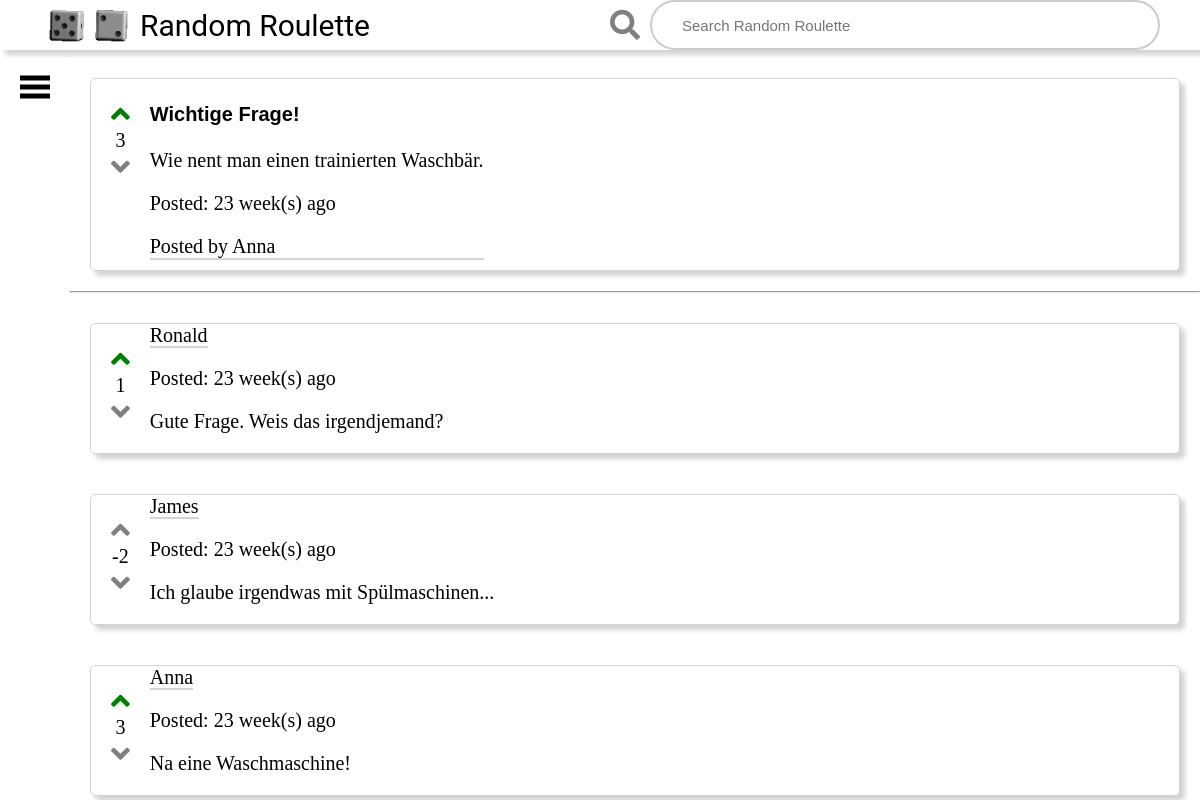
The app's page /post/19/ (signed in) with its own data.
### posts/models.py (models this page shows, shortened)
class Post(models.Model):
    creator = models.ForeignKey(User, on_delete=models.DO_NOTHING, default=0)
    post_title = models.CharField(max_length=200)
    post_text = models.CharField(max_length=500)
    pub_date = models.DateTimeField('date published')
    up_votes_list = models.ManyToManyField(User, related_name='vote_list', blank=True)
    down_votes_list = models.ManyToManyField(User, related_name='down_votes_list', blank=True)
    post_image = models.ImageField(blank=True)
    def up_vote_count(self):
        return self.up_votes_list.count()
    def down_vote_count(self):
        return self.down_votes_list.count()
    def pub_date_printable(self):
        if timezone.now().year - self.pub_date.year > 0:
            return "over " + str(timezone.now().year - self.pub_date.year) + " year(s) ago"
        if timezone.now().month - self.pub_date.month > 0:
            return "over " + str(timezone.now().month - self.pub_date.month) + " month(s) ago"
        if timezone.now().day - self.pub_date.day > 6:
            return str(int(timezone.now().day - self.pub_date.day / 7)) + " week(s) ago"
    def vote_difference(self):
            return self.up_vote_count() - self.down_vote_count()

class Comment(models.Model):
    post = models.ForeignKey(Post, on_delete=models.CASCADE)
    creator = models.ForeignKey(User, on_delete=models.DO_NOTHING, default=0)
    comment_text = models.CharField(max_length=500)
    pub_date = models.DateTimeField('date published')
    up_votes_list = models.ManyToManyField(User, related_name='comment_vote_list', blank=True)
    down_votes_list = models.ManyToManyField(User, related_name='comment_down_vote_list', blank=True)
    def up_vote_count(self):
        return self.up_votes_list.count()
    def down_vote_count(self):
        return self.down_votes_list.count()
    def vote_difference(self):
            return self.up_vote_count() - self.down_vote_count()
    def pub_date_printable(self):
        if timezone.now().year - self.pub_date.year > 0:
            return "over " + str(timezone.now().year - self.pub_date.year) + " year(s) ago"
        if timezone.now().month - self.pub_date.month > 0:
            return "over " + str(timezone.now().month - self.pub_date.month) + " month(s) ago"
        if timezone.now().day - self.pub_date.day > 6:
            return str(int(timezone.now().day - self.pub_date.day / 7)) + " week(s) ago"

### posts/views.py (the view)
# urls.py: path('<int:post_id>/', views.detail, name='detail'),
def detail(request, post_id):
    current_post = get_object_or_404(Post, pk=post_id)
    current_user = request.user
    has_voted = has_already_voted(current_post, current_user)
    has_down_voted = has_already_down_voted(current_post, current_user)
    return render(request, 'detail.html',
                  {'post': current_post, 'has_voted': has_voted, 'has_down_voted': has_down_voted})

### posts/views.py (called while the page is built)
def has_already_voted(current_post, current_user):
    if current_post.up_votes_list.filter(username=current_user.username).exists():
        return 1
    else:
        return 0

def has_already_down_voted(current_post, current_user):
    if current_post.down_votes_list.filter(username=current_user.username).exists():
        return 1
    else:
        return 0

### posts/templates/detail.html (shortened to what this page needs)
{% extends 'base_generic.html' %}
{% block content %}
    <div class="comment">
        <div class="voting-section">
            <a class="fas fa-angle-up like" href="{% url 'posts:vote' post.id %}" id="like"></a>
            <div class="score likes">{{ post.vote_difference }}</div>
            <a class="fas fa-angle-down  dislike" href="{% url 'posts:down_vote' post.id %}" id="dislike"></a>
        </div>
        <div class="link">
            <h3>{{ post.post_title }}</h3>
            <p>{{ post.post_text }}</p>
            <p>Posted: {{ post.pub_date_printable }}</p>
            <a class="profillink" href="{% url 'users:profile' post.creator %}">Posted by {{ post.creator }}</a>
        </div>
    </div>
    <hr>
    <div class="commentblock">
        {% for comment in post.comment_set.all %}
            <div class="comment">
                <div class="voting-section">
                    <a class="fas fa-angle-up like" href="{% url 'posts:vote_comment' comment.id 0 %}"
                       id="like_comment_{{ forloop.counter }}"></a>
                    <div class="score likes">{{ comment.vote_difference }}</div>
                    <a class="fas fa-angle-down  dislike" href="{% url 'posts:vote_comment' comment.id 1 %}"
                       id="dislike_comment_{{ forloop.counter }}"></a>
                </div>
                <div>
                    <a class="profillink" href="{% url 'users:profile' comment.creator %}">{{ comment.creator }}</a>
                    <p>Posted: {{ comment.pub_date_printable }}</p>
                    <p>{{ comment.comment_text }}</p>
                </div>
            </div>
        {% endfor %}
    </div>
{% endblock %}

### posts/static/css/styles.css (style rules this page uses)
html, body { width: 100%; height: 100%; display: flex; flex-direction: column; margin: 0; padding: 0; }
@media (min-width: 800px) { html, body { font-size: 62.5%; } }

### posts/static/css/commentsection.css (style rules this page uses)
.commentblock { display:flex; flex-direction: column; }
.comment { display:flex; background-color: white; margin: 2rem 2rem 2rem 2rem; list-style-type: none; border-radius: 0.5rem; border: 1px solid lightgrey; box-shadow: 5px 5px 5px lightgray; }

### posts/static/css/postStyle.css (style rules this page uses)
.link h3 { font: bold 20px/1.5 Helvetica, Verdana, sans-serif; flex-direction: row; margin-right: 2rem; }
.link a { font-size: 2rem; margin: 1rem 0 1rem 0; display: block; color: black; text-decoration: none; }
.profillink { text-decoration: none; color: black; border-bottom: 2px solid lightgray; }

### posts/static/css/votingsection.css (style rules this page uses)
.voting-section { display: flex; flex-direction: column; text-align: center; margin: 2rem; padding: 0; }
.like { font-size: 3rem; display: block; cursor: pointer; color: grey; text-decoration: none; }
.dislike { font-size: 3rem; display: block; cursor: pointer; color: gray; text-decoration: none; }
.score { font-size: 2rem; }

### records on screen
Post: vote_difference "3", post_title "Wichtige Frage!", post_text "Wie nent man einen trainierten Waschbär.", pub_date_printable "23 week(s) ago", creator "Anna"
Comment: vote_difference "1", creator "Ronald", pub_date_printable "23 week(s) ago", comment_text "Gute Frage. Weis das irgendjemand?"
Comment: vote_difference "-2", creator "James", pub_date_printable "23 week(s) ago", comment_text "Ich glaube irgendwas mit Spülmaschinen..."
Comment: vote_difference "3", creator "Anna", pub_date_printable "23 week(s) ago", comment_text "Na eine Waschmaschine!"
